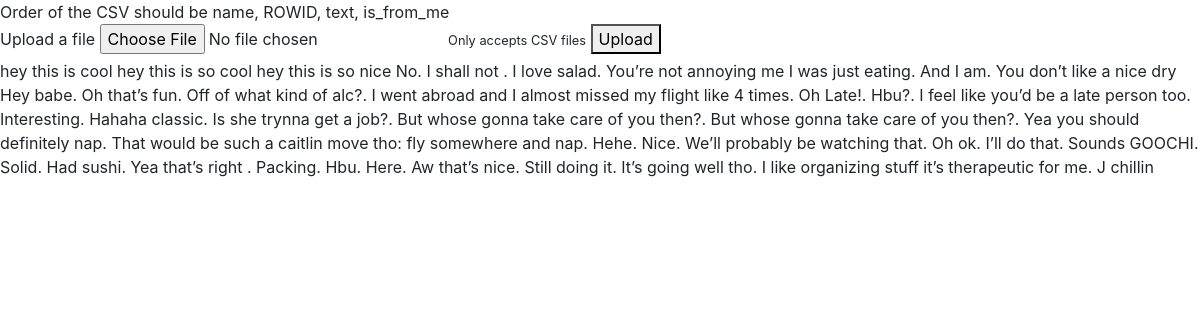
Before: / with the older database file.
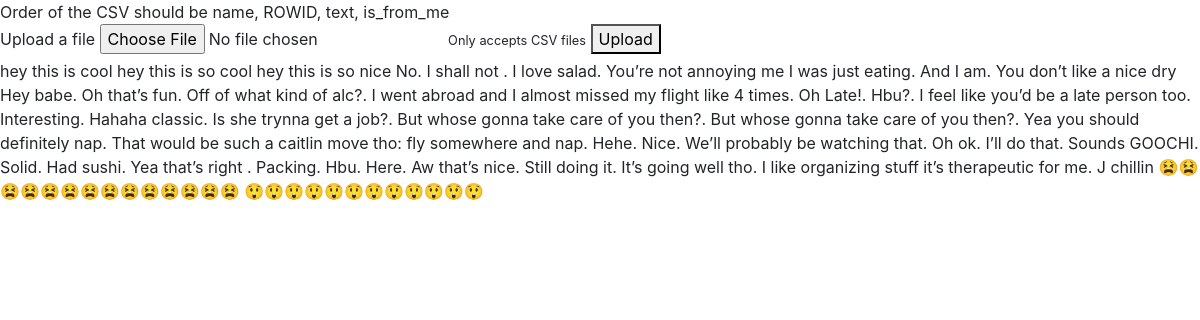
After: the same page with the newer database file.
### imessage/models.py (models this page shows, shortened)
class Texts(models.Model):
    ROWID = models.CharField(max_length=150)
    text = models.CharField(max_length=50)
    is_from_me = models.CharField(max_length=50)

### imessage/views.py (the view, shortened to what this page needs)
# urls.py: url(r'^$', views.texts_upload, name = 'texts_upload'),
def texts_upload(request):
	template = "index.html"
	data = Texts.objects.all()
	prompt = {
		'order': 'Order of the CSV should be name, ROWID, text, is_from_me',
		'texts': data
			  }
	if request.method == "GET":
		return render(request, template, prompt)

### imessage/templates/index.html (shortened to what this page needs)
<!DOCTYPE html>
<html lang="en">
{% include "base.html" %}
<body>
    {{order}}
    <form action="" method="POST" enctype="multipart/form-data">
        <label for="file1">Upload a file</label>
        <input type="file" id="file1" name="file">
        <small>Only accepts CSV files</small>
        <button type="submit">Upload</button>
    </form>
    {% for text in texts %}
    {{text.text}}
    {% endfor %}
</body>
</html>

### imessage/templates/base.html (shortened to what this page needs)
<head>
	<link rel="stylesheet" href="https://maxcdn.bootstrapcdn.com/bootstrap/4.0.0/css/bootstrap.min.css">
</head>

Changed rows visible on the page:
added Texts: text "😫😫😫😫😫😫😫😫😫😫😫😫😫😫"
added Texts: text "😲😲😲😲😲😲😲😲😲😲😲😲"
